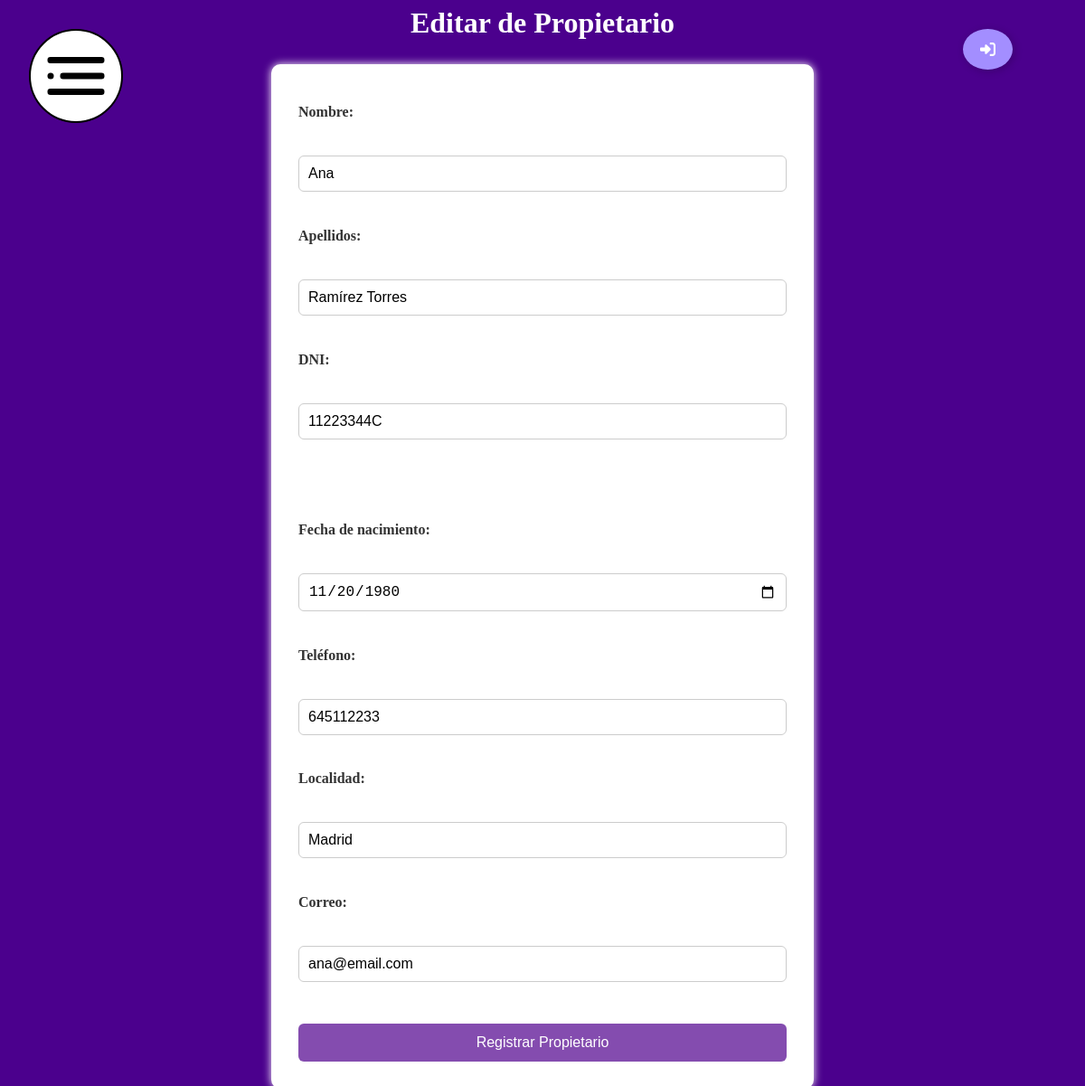
The page /formularios/editar_propietario.php?dni_dueno=11223344C (signed in) on the database its author committed.
### tables this page shows
CREATE TABLE dueno (
    dni_dueno CHAR(9) PRIMARY KEY NOT NULL,
    nombre_dueno VARCHAR(25) NOT NULL,
    apellidos_dueno VARCHAR(50) NOT NULL,
    edad_dueno DATE NULL,
    localidad_dueno VARCHAR(85) NULL,
    telefono_dueno CHAR(9) NULL,
    correo_dueno VARCHAR(35) NULL
);

### formularios/editar_propietario.php (the view, shortened to what this page needs)
<?php
include('../servicios/conexion.php');
if (isset($_GET['dni_dueno'])) {
    $dni_dueno = $_GET['dni_dueno'];
    $sql = "SELECT * FROM dueno WHERE dni_dueno = '$dni_dueno'";
    $result = mysqli_query($conn, $sql);
    if ($result && mysqli_num_rows($result) > 0) {
        $propietario = mysqli_fetch_assoc($result);
    } else {
        header('Location: ../vistas/propietarios.php');
        exit();
    }
} else {
    header('Location: ../vistas/propietarios.php');
    exit();
}
?>
<!DOCTYPE html>
<html lang="en">
<head>
    <link rel="stylesheet" href="../front/forms.css">
</head>
<body>
    <div class="boton_abrir_menu" id="boton">
        <img src="../media/menu.svg" alt="No se ha podido cargar la imagen" onclick="abrirmenu()">
    </div>
    <main id="layout">
        <a class="Btn" href="../procesos/logs/logout.php">
        <div class="sign"></div>
    </a>
    <header>
        <h1>Editar de Propietario</h1>
    </header>
    <div class="layout">
        <section class="form">
            <form action="../procesos/update/update_propietario.php" method="post">
                <label for="nombre">Nombre:</label><br>
                <input type="text" id="nombre" name="nombre" value="<?= $propietario['nombre_dueno'] ?>" onblur="verificarNombre()">
                <span id="errorNombre" class="error"></span><br><br>
                <label for="apellidos">Apellidos:</label><br>
                <input type="text" id="apellidos" name="apellidos" value="<?= $propietario['apellidos_dueno'] ?>" onblur="verificarApellidos()">
                <span id="errorApellidos" class="error"></span><br><br>
                <label for="DNI">DNI:</label><br>
                <input type="text" id="dni" name="DNI" value="<?= $propietario['dni_dueno'] ?>" onblur="verificarDNI()">
                <span id="dniError" class="error"></span><br><br>
                <input type="hidden" id="DNI_original" name="DNI_original" value="<?= $propietario['dni_dueno'] ?>"><br><br>
                <label for="edad">Fecha de nacimiento:</label><br>
                <input type="date" id="fecha" name="edad" value="<?= $propietario['edad_dueno'] ?>" onblur="verificarEdad()">
                <span id="errorFecha" class="error"></span><br><br>
                <label for="telefono">Teléfono:</label><br>
                <input type="text" id="telefono" name="telefono" value="<?= $propietario['telefono_dueno'] ?>" onblur="verificarTelefono()">
                <span id="errorTelefono" class="error"></span><br><br>
                <label for="localidad">Localidad:</label><br>
                <input type="text" id="localidad" name="localidad" value="<?= $propietario['localidad_dueno'] ?>" onblur="verificarLocalidad()">
                <span id="errorLocalidad" class="error"></span><br><br>
                <label for="mail">Correo:</label><br>
                <input type="text" id="email" name="mail" value="<?= $propietario['correo_dueno'] ?>" onblur="verificarEmail()">
                <span id="errorMail" class="error"></span><br><br>
                <input type="submit" value="Registrar Propietario">
            </form>
        </section>
    </div>
</main>
</body>
</html>

### front/forms.css (style rules this page uses)
* { margin: 0; padding: 0; box-sizing: border-box; }
body { background-color:rgb(75, 0, 141); color: #333; line-height: 1.6; }
.boton_abrir_menu { position: fixed; margin: 2rem; border: 2px solid black; border-radius: 150px; padding: 0.5rem; height: 6.5rem; width: 6.5rem; visibility: visible; background-color: white; z-index: 2; }
.boton_abrir_menu > img { position: relative; width: 100%; }
.Btn { display: flex; align-items: center; justify-content: flex-start; width: 55px; height: 45px; border: none; border-radius: 50%; cursor: pointer; position: fixed; overflow: hidden; box-shadow: 2px 2px 10px rgba(0, 0, 0, 0.199); background-color: rgb(163, 142, 255); right: 5rem; top: 2rem; }
.sign { width: 100%; display: flex; align-items: center; justify-content: center; }
.sign svg { width: 17px; }
header h1 { text-align: center; margin-bottom: 20px; font-size: 2rem; color: #ffffff; }
.form { max-width: 600px; background-color: #fff; padding: 30px; margin: auto; box-shadow: 0 0 10px rgb(255, 255, 255); border-radius: 10px; }
.form label { font-weight: bold; display: block; margin-bottom: 5px; margin-top: 10px; }
.form input[type="text"], .form select, .form input[type="date"], .form input[type="mail"], .form input[type="password"] { width: 100%; padding: 10px; margin-top: 5px; border: 1px solid #ccc; border-radius: 6px; font-size: 1rem; }
.form input[type="submit"] { background-color:rgb(132, 76, 175); color: white; padding: 12px 20px; margin-top: 20px; border: none; border-radius: 6px; cursor: pointer; width: 100%; font-size: 1rem; transition: background-color 0.3s ease; }
#layout { margin-left: 0; transition: margin-left 0.3s ease; }

### rows shown on the page
dueno: nombre "Ana", apellidos "Ramírez Torres", DNI "11223344C", edad "11/20/1980", telefono "645112233", localidad "Madrid", mail "ana@email.com"
